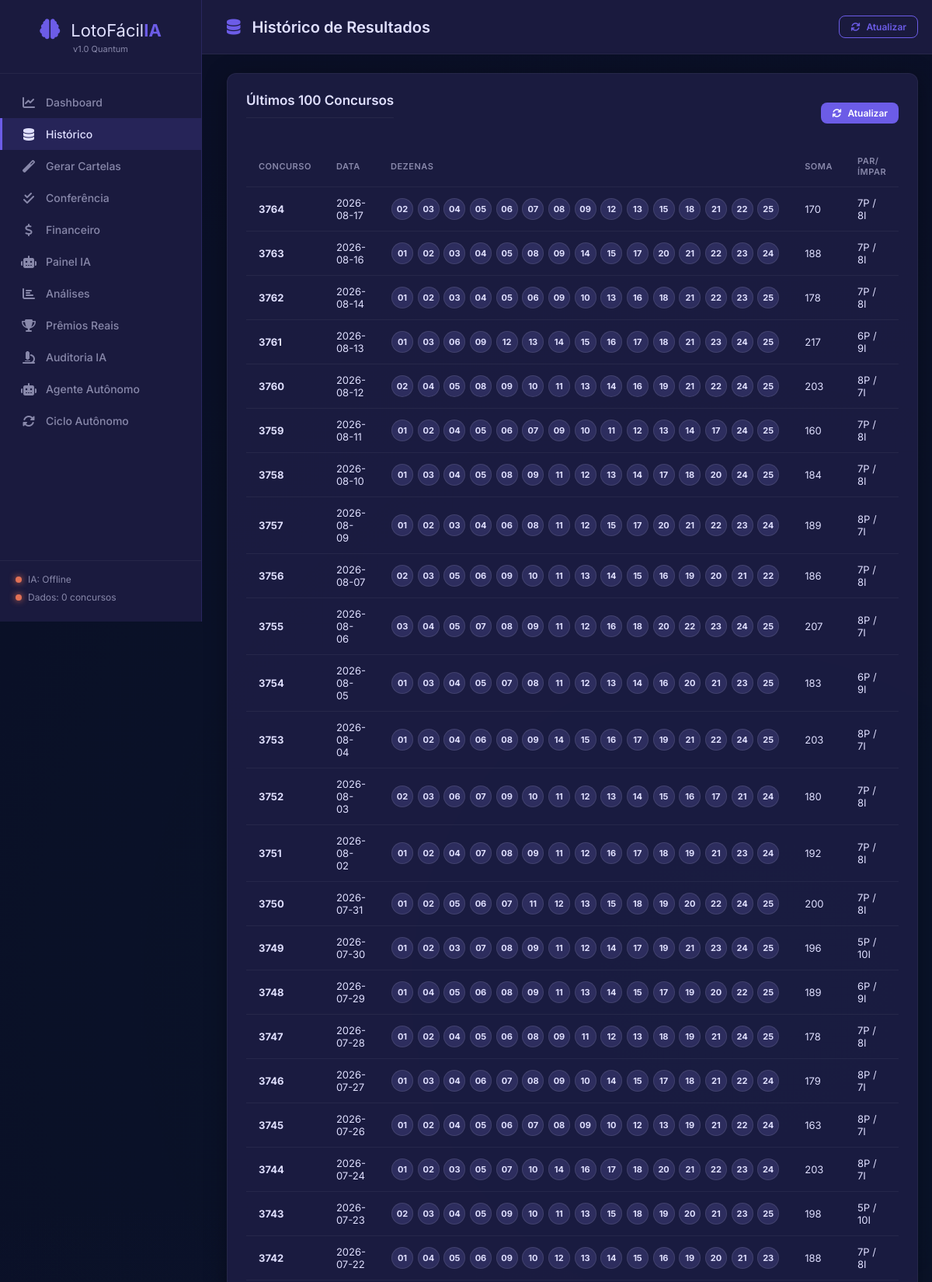
The page /historico (upper part) on the database its author committed.
### tables this page shows
CREATE TABLE resultados (
                concurso        INTEGER PRIMARY KEY,
                data            TEXT,
                d1  INTEGER, d2  INTEGER, d3  INTEGER,
                d4  INTEGER, d5  INTEGER, d6  INTEGER,
                d7  INTEGER, d8  INTEGER, d9  INTEGER,
                d10 INTEGER, d11 INTEGER, d12 INTEGER,
                d13 INTEGER, d14 INTEGER, d15 INTEGER,
                bitmask         INTEGER,
                soma            INTEGER,
                pares           INTEGER,
                impares         INTEGER,
                primos_count    INTEGER,
                fibonacci_count INTEGER,
                borda_count     INTEGER,
                consecutivos_max INTEGER,
                -- Prêmios reais por faixa
                premio_11       REAL DEFAULT 0,
                premio_12       REAL DEFAULT 0,
                premio_13       REAL DEFAULT 0,
                premio_14       REAL DEFAULT 0,
                premio_15       REAL DEFAULT 0,
                -- Número de ganhadores por faixa
                ganhadores_11   INTEGER DEFAULT 0,
                ganhadores_12   INTEGER DEFAULT 0,
                ganhadores_13   INTEGER DEFAULT 0,
                ganhadores_14   INTEGER DEFAULT 0,
                ganhadores_15   INTEGER DEFAULT 0,
                -- Arrecadação total
                arrecadacao     REAL DEFAULT 0
            );

### app.py (the view)
@app.route("/historico")
def historico():
    resultados = db.get_todos_resultados()
    lista = []
    for r in list(resultados)[-100:]:
        lista.append({
            "concurso": r["concurso"],
            "data":     r["data"],
            "dezenas":  [r["d{}".format(i)] for i in range(1, 16)],
            "soma":     r["soma"],
            "pares":    r["pares"],
        })
    lista.reverse()
    return render_template("historico.html", resultados=lista)

### database/db_manager.py (called while the page is built)
    def get_conn(self):
        conn = sqlite3.connect(self.db_path)
        conn.row_factory = sqlite3.Row
        return conn

    def get_todos_resultados(self):
        conn   = self.get_conn()
        cursor = conn.cursor()
        cursor.execute("SELECT * FROM resultados ORDER BY concurso ASC")
        rows = cursor.fetchall()
        conn.close()
        return rows

### templates/historico.html (shortened to what this page needs)
{% extends "base.html" %}
{% block page_title %}<i class="fas fa-database"></i> Histórico de Resultados{% endblock %}
{% block content %}
<div class="section">
    <div class="section-header">
        <h2>Últimos 100 Concursos</h2>
        <button onclick="atualizarDados()" class="btn btn-sm btn-primary">
            <i class="fas fa-sync"></i> Atualizar
        </button>
    </div>
    <div class="table-container">
        <table class="table">
            <thead>
                <tr>
                    <th>Concurso</th>
                    <th>Data</th>
                    <th>Dezenas</th>
                    <th>Soma</th>
                    <th>Par/Ímpar</th>
                </tr>
            </thead>
            <tbody>
                {% for r in resultados %}
                <tr>
                    <td><strong>{{ r.concurso }}</strong></td>
                    <td>{{ r.data }}</td>
                    <td class="dezenas-cell">
                        {% for d in r.dezenas %}
                        <span class="bola-mini">{{ "%02d"|format(d) }}</span>
                        {% endfor %}
                    </td>
                    <td>{{ r.soma }}</td>
                    <td>{{ r.pares }}P / {{ 15 - r.pares }}I</td>
                </tr>
                {% endfor %}
            </tbody>
        </table>
    </div>
</div>
{% endblock %}

### templates/base.html (shortened to what this page needs)
<!DOCTYPE html>
<html lang="pt-br">
<head>
    <link rel="stylesheet" href="{{ url_for('static', filename='css/style.css') }}">
    <link href="https://cdnjs.cloudflare.com/ajax/libs/font-awesome/6.4.0/css/all.min.css" rel="stylesheet">
</head>
<body>
    <nav class="sidebar">
        <div class="sidebar-header">
            <div class="logo">
                <i class="fas fa-brain"></i>
                <span>LotoFácil<strong>IA</strong></span>
            </div>
            <small class="version">v1.0 Quantum</small>
        </div>
        <ul class="nav-menu">
            <li><a href="/" class="{% if request.path == '/' %}active{% endif %}">
                <i class="fas fa-chart-line"></i> Dashboard
            </a></li>
            <li><a href="/historico" class="{% if request.path == '/historico' %}active{% endif %}">
                <i class="fas fa-database"></i> Histórico
            </a></li>
            <li><a href="/gerar" class="{% if request.path == '/gerar' %}active{% endif %}">
                <i class="fas fa-magic"></i> Gerar Cartelas
            </a></li>
            <li><a href="/conferencia" class="{% if request.path == '/conferencia' %}active{% endif %}">
                <i class="fas fa-check-double"></i> Conferência
            </a></li>
            <li><a href="/financeiro_page" class="{% if request.path == '/financeiro_page' %}active{% endif %}">
                <i class="fas fa-dollar-sign"></i> Financeiro
            </a></li>
            <li><a href="/ia_painel" class="{% if request.path == '/ia_painel' %}active{% endif %}">
                <i class="fas fa-robot"></i> Painel IA
            </a></li>
            <li><a href="/analise" class="{% if request.path == '/analise' %}active{% endif %}">
                <i class="fas fa-chart-bar"></i> Análises
            </a></li>
            <li><a href="/premios"
                class="{% if request.path == '/premios' %}active{% endif %}">
                <i class="fas fa-trophy"></i> Prêmios Reais
            </a></li>
            <li><a href="/ia_auditoria"
                class="{% if request.path == '/ia_auditoria' %}active{% endif %}">
                <i class="fas fa-microscope"></i> Auditoria IA
            </a></li>
            <li><a href="/agente"
                class="{% if request.path == '/agente' %}active{% endif %}">
                <i class="fas fa-robot"></i> Agente Autônomo
            </a></li>
            <li><a href="/ciclo"
                class="{% if request.path == '/ciclo' %}active{% endif %}">
                <i class="fas fa-sync-alt"></i> Ciclo Autônomo
            </a></li>
        </ul>
        <div class="sidebar-footer">
            <div class="status-indicator">
                <span class="dot {% if status and status.ia_treinada %}green{% else %}red{% endif %}"></span>
                IA: {% if status and status.ia_treinada %}Online{% else %}Offline{% endif %}
            </div>
            <div class="status-indicator">
                <span class="dot {% if status and status.dados_carregados %}green{% else %}red{% endif %}"></span>
                Dados: {% if status and status.ultimo_concurso %}{{ status.ultimo_concurso }}{% else %}0{% endif %} concursos
            </div>
        </div>
    </nav>
    <main class="main-content">
        <header class="topbar">
            <h1>{% block page_title %}Dashboard{% endblock %}</h1>
            <div class="topbar-actions">
                <button onclick="atualizarStatus()" class="btn btn-sm btn-outline">
                    <i class="fas fa-sync"></i> Atualizar
                </button>
            </div>
        </header>
        <div class="content">
            {% block content %}{% endblock %}
        </div>
    </main>
</body>
</html>

### static/css/style.css (style rules this page uses)
:root { --primary: #6C5CE7; --primary-dark: #5A4BD1; --success: #00B894; --warning: #FDCB6E; --danger: #E17055; --info: #74B9FF; --dark: #0a0a23; --dark-2: #1a1a3e; --dark-3: #2d2d5e; --text: #e0e0ff; --text-muted: #8888aa; --card-bg: rgba(30, 30, 70, 0.8); --sidebar-w: 260px; --radius: 12px; --shadow: 0 4px 30px rgba(0, 0, 0, 0.3); }
* { margin: 0; padding: 0; box-sizing: border-box; }
body { font-family: 'Inter', sans-serif; background: var(--dark); color: var(--text); min-height: 100vh; display: flex; background-image: radial-gradient(circle at 20% 50%, rgba(108, 92, 231, 0.08) 0%, transparent 50%), radial-gradient(circle at 80% 20%, rgba(0, 184, 148, 0.06) 0%, transparent 50%); }
.sidebar { position: fixed; left: 0; top: 0; width: var(--sidebar-w); height: 100vh; background: var(--dark-2); border-right: 1px solid rgba(108, 92, 231, 0.2); display: flex; flex-direction: column; z-index: 100; }
.sidebar-header { padding: 24px 20px; border-bottom: 1px solid rgba(255,255,255,0.05); text-align: center; }
.logo { font-size: 22px; color: var(--text); }
.logo i { color: var(--primary); margin-right: 8px; font-size: 26px; }
.logo strong { color: var(--primary); }
.version { color: var(--text-muted); font-size: 11px; display: block; margin-top: 4px; }
.nav-menu { list-style: none; flex: 1; padding: 16px 0; overflow-y: auto; }
.nav-menu li a { display: flex; align-items: center; gap: 12px; padding: 12px 24px; color: var(--text-muted); text-decoration: none; font-size: 14px; font-weight: 500; transition: all 0.2s; border-left: 3px solid transparent; }
.nav-menu li a:hover, .nav-menu li a.active { color: var(--text); background: rgba(108, 92, 231, 0.1); border-left-color: var(--primary); }
.nav-menu li a.active { background: rgba(108, 92, 231, 0.15); }
.nav-menu li a i { width: 20px; text-align: center; font-size: 16px; }
.sidebar-footer { padding: 16px 20px; border-top: 1px solid rgba(255,255,255,0.05); }
.status-indicator { display: flex; align-items: center; gap: 8px; font-size: 12px; color: var(--text-muted); margin-bottom: 8px; }
.dot { width: 8px; height: 8px; border-radius: 50%; display: inline-block; }
.dot.red { background: var(--danger); box-shadow: 0 0 8px var(--danger); }
.main-content { margin-left: var(--sidebar-w); flex: 1; min-height: 100vh; }
.topbar { display: flex; justify-content: space-between; align-items: center; padding: 20px 32px; background: var(--dark-2); border-bottom: 1px solid rgba(255,255,255,0.05); }
.topbar h1 { font-size: 20px; font-weight: 600; }
.topbar h1 i { color: var(--primary); margin-right: 10px; }
.topbar-actions { display: flex; align-items: center; gap: 16px; }
.content { padding: 24px 32px; }
.section { background: var(--card-bg); border-radius: var(--radius); padding: 24px; margin-bottom: 24px; border: 1px solid rgba(255,255,255,0.05); box-shadow: var(--shadow); }
.section h2 { font-size: 17px; font-weight: 600; margin-bottom: 20px; padding-bottom: 12px; border-bottom: 1px solid rgba(255,255,255,0.05); }
.section-header { display: flex; justify-content: space-between; align-items: center; margin-bottom: 16px; }
.btn { display: inline-flex; align-items: center; gap: 8px; padding: 10px 20px; border: none; border-radius: 8px; font-size: 14px; font-weight: 600; cursor: pointer; transition: all 0.2s; font-family: inherit; text-decoration: none; color: white; }
.btn-primary { background: var(--primary); }
.btn-sm { padding: 6px 14px; font-size: 12px; }
.btn-outline { background: transparent; border: 1px solid var(--primary); color: var(--primary); }
.table-container { overflow-x: auto; }
.table { width: 100%; border-collapse: collapse; }
.table th, .table td { padding: 12px 16px; text-align: left; border-bottom: 1px solid rgba(255,255,255,0.05); font-size: 13px; }
.table th { color: var(--text-muted); font-weight: 600; text-transform: uppercase; font-size: 11px; letter-spacing: 0.5px; }
.bola-mini { display: inline-flex; align-items: center; justify-content: center; width: 28px; height: 28px; border-radius: 50%; background: var(--dark-3); font-size: 11px; font-weight: 700; margin: 1px; border: 1px solid rgba(255,255,255,0.1); }
.dezenas-cell { white-space: nowrap; }

### rows shown on the page
resultados: concurso "3764", data "2026-08-17", d "02" "03" "04" "05" "06" "07" "08" "09" "12" "13" "15" "18" "21" "22" "25", soma "170", pares "7", 15-r.pares "8"
resultados: concurso "3763", data "2026-08-16", d "01" "02" "03" "04" "05" "08" "09" "14" "15" "17" "20" "21" "22" "23" "24", soma "188", pares "7", 15-r.pares "8"
resultados: concurso "3762", data "2026-08-14", d "01" "02" "03" "04" "05" "06" "09" "10" "13" "16" "18" "21" "22" "23" "25", soma "178", pares "7", 15-r.pares "8"
resultados: concurso "3761", data "2026-08-13", d "01" "03" "06" "09" "12" "13" "14" "15" "16" "17" "18" "21" "23" "24" "25", soma "217", pares "6", 15-r.pares "9"
resultados: concurso "3760", data "2026-08-12", d "02" "04" "05" "08" "09" "10" "11" "13" "14" "16" "19" "21" "22" "24" "25", soma "203", pares "8", 15-r.pares "7"
resultados: concurso "3759", data "2026-08-11", d "01" "02" "04" "05" "06" "07" "09" "10" "11" "12" "13" "14" "17" "24" "25", soma "160", pares "7", 15-r.pares "8"
resultados: concurso "3758", data "2026-08-10", d "01" "03" "04" "05" "08" "09" "11" "12" "13" "14" "17" "18" "20" "24" "25", soma "184", pares "7", 15-r.pares "8"
resultados: concurso "3757", data "2026-08-09", d "01" "02" "03" "04" "06" "08" "11" "12" "15" "17" "20" "21" "22" "23" "24", soma "189", pares "8", 15-r.pares "7"
resultados: concurso "3756", data "2026-08-07", d "02" "03" "05" "06" "09" "10" "11" "13" "14" "15" "16" "19" "20" "21" "22", soma "186", pares "7", 15-r.pares "8"
resultados: concurso "3755", data "2026-08-06", d "03" "04" "05" "07" "08" "09" "11" "12" "16" "18" "20" "22" "23" "24" "25", soma "207", pares "8", 15-r.pares "7"
resultados: concurso "3754", data "2026-08-05", d "01" "03" "04" "05" "07" "08" "11" "12" "13" "14" "16" "20" "21" "23" "25", soma "183", pares "6", 15-r.pares "9"
resultados: concurso "3753", data "2026-08-04", d "01" "02" "04" "06" "08" "09" "14" "15" "16" "17" "19" "21" "22" "24" "25", soma "203", pares "8", 15-r.pares "7"
resultados: concurso "3752", data "2026-08-03", d "02" "03" "06" "07" "09" "10" "11" "12" "13" "14" "15" "16" "17" "21" "24", soma "180", pares "7", 15-r.pares "8"
resultados: concurso "3751", data "2026-08-02", d "01" "02" "04" "07" "08" "09" "11" "12" "16" "17" "18" "19" "21" "23" "24", soma "192", pares "7", 15-r.pares "8"
resultados: concurso "3750", data "2026-07-31", d "01" "02" "05" "06" "07" "11" "12" "13" "15" "18" "19" "20" "22" "24" "25", soma "200", pares "7", 15-r.pares "8"
resultados: concurso "3749", data "2026-07-30", d "01" "02" "03" "07" "08" "09" "11" "12" "14" "17" "19" "21" "23" "24" "25", soma "196", pares "5", 15-r.pares "10"
resultados: concurso "3748", data "2026-07-29", d "01" "04" "05" "06" "08" "09" "11" "13" "14" "15" "17" "19" "20" "22" "25", soma "189", pares "6", 15-r.pares "9"
resultados: concurso "3747", data "2026-07-28", d "01" "02" "04" "05" "06" "08" "09" "11" "12" "13" "18" "19" "21" "24" "25", soma "178", pares "7", 15-r.pares "8"
resultados: concurso "3746", data "2026-07-27", d "01" "03" "04" "06" "07" "08" "09" "10" "14" "15" "17" "18" "21" "22" "24", soma "179", pares "8", 15-r.pares "7"
resultados: concurso "3745", data "2026-07-26", d "01" "02" "04" "05" "06" "07" "08" "09" "10" "12" "13" "19" "21" "22" "24", soma "163", pares "8", 15-r.pares "7"
resultados: concurso "3744", data "2026-07-24", d "01" "02" "03" "05" "07" "10" "14" "16" "17" "18" "20" "21" "22" "23" "24", soma "203", pares "8", 15-r.pares "7"
resultados: concurso "3743", data "2026-07-23", d "02" "03" "04" "05" "09" "10" "11" "13" "15" "18" "19" "20" "21" "23" "25", soma "198", pares "5", 15-r.pares "10"
resultados: concurso "3742", data "2026-07-22", d "01" "04" "05" "06" "09" "10" "12" "13" "14" "15" "16" "19" "20" "21" "23", soma "188", pares "7", 15-r.pares "8"
